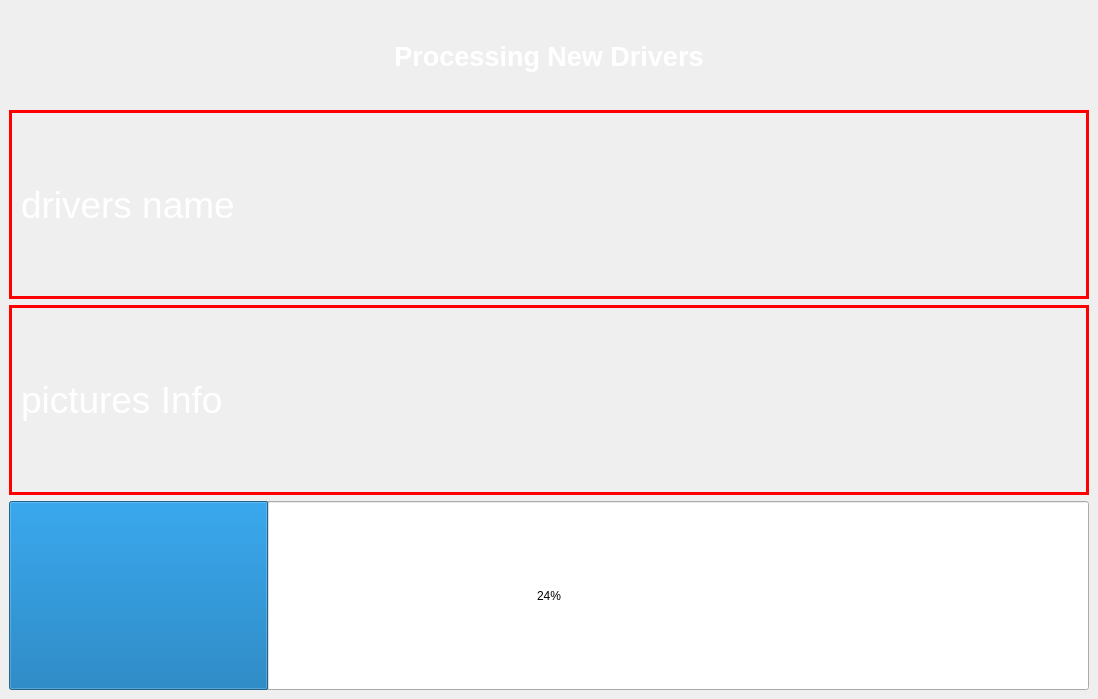
<?xml version="1.0" encoding="UTF-8"?>
<ui version="4.0">
 <class>trainer</class>
 <widget class="QMainWindow" name="trainer">
  <property name="geometry">
   <rect>
    <x>0</x>
    <y>0</y>
    <width>1098</width>
    <height>699</height>
   </rect>
  </property>
  <property name="windowTitle">
   <string>trainer</string>
  </property>
  <property name="styleSheet">
   <string notr="true">background-image: url('/home/phong/Desktop/antitheft/GUI/3/a.jpg');
</string>
  </property>
  <widget class="QWidget" name="centralwidget">
   <layout class="QVBoxLayout" name="verticalLayout" stretch="1,2,2,2">
    <item>
     <widget class="QLabel" name="label">
      <property name="sizePolicy">
       <sizepolicy hsizetype="Preferred" vsizetype="Preferred">
        <horstretch>0</horstretch>
        <verstretch>0</verstretch>
       </sizepolicy>
      </property>
      <property name="font">
       <font>
        <pointsize>20</pointsize>
        <weight>75</weight>
        <bold>true</bold>
       </font>
      </property>
      <property name="styleSheet">
       <string notr="true">color: white;
</string>
      </property>
      <property name="text">
       <string>Processing New Drivers</string>
      </property>
      <property name="alignment">
       <set>Qt::AlignCenter</set>
      </property>
     </widget>
    </item>
    <item>
     <widget class="QLabel" name="drivers">
      <property name="sizePolicy">
       <sizepolicy hsizetype="Preferred" vsizetype="Preferred">
        <horstretch>0</horstretch>
        <verstretch>0</verstretch>
       </sizepolicy>
      </property>
      <property name="font">
       <font>
        <pointsize>28</pointsize>
       </font>
      </property>
      <property name="styleSheet">
       <string notr="true">color: white;
border: 3px solid red;</string>
      </property>
      <property name="text">
       <string>drivers name</string>
      </property>
     </widget>
    </item>
    <item>
     <widget class="QLabel" name="pictures_info">
      <property name="sizePolicy">
       <sizepolicy hsizetype="Preferred" vsizetype="Preferred">
        <horstretch>0</horstretch>
        <verstretch>0</verstretch>
       </sizepolicy>
      </property>
      <property name="font">
       <font>
        <pointsize>28</pointsize>
       </font>
      </property>
      <property name="styleSheet">
       <string notr="true">color: white;
border: 3px solid red;</string>
      </property>
      <property name="text">
       <string>pictures Info</string>
      </property>
     </widget>
    </item>
    <item>
     <widget class="QProgressBar" name="progressBar">
      <property name="sizePolicy">
       <sizepolicy hsizetype="Preferred" vsizetype="Preferred">
        <horstretch>0</horstretch>
        <verstretch>0</verstretch>
       </sizepolicy>
      </property>
      <property name="value">
       <number>24</number>
      </property>
     </widget>
    </item>
   </layout>
  </widget>
 </widget>
 <resources/>
 <connections/>
</ui>
